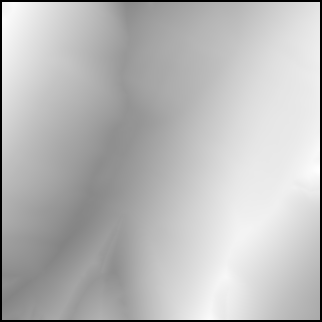
#> input picture submission/method/model/exclusion/meshes/A6/x.tif, 322 x 322 px, found by its file name; its folder holds 3 pictures in this run
$ python v1_frame_check.py
#> lines starting #> are read from the running program, lines starting #| are printed output that depends on the picture
### submission/method/model/exclusion/build_zone.py
"""build_zone.py : the A-click exclusion zone (lane P306).  Writes zone.npz (3-D points of every surface shown in any lead-A
claim image, PHerc0306B volume 20250521133212 voxels, x/y/z) and zone.json (provenance).

Zone surface = union of
  (1) mesh V5Rc (claim versions 2, 3, 4, 4b, 4c and the v5 builds): every mesh point whose render pixel lies in the context /
      main-image window u -30..+30 x v -20..+15 mm (claim frame u = -36 + x/K, v = -21 + y/K, K = 115.741 px/mm; claimlib_v2.CTX).
      All supplementary views of v2-v5 (threshold rungs, single models, big box, blank control R, mirror box+3 mm, letter
      table, side-by-side, form overlays) are crops of this window.  Margin: +2 mm each side on top (u -32..+32, v -22..+17).
  (2) mesh w074own auto_grown_20261012144243662 (claim version 1, 14 Oct): levelled frame of the v1 image json
      (centre, line_dir, down_dir in render px); v1 view u -24..16 x v -11..8 mm and its 60 x 36 mm context jpg; we take the
      superset u -34..+30 x v -20..+18 mm plus the same 2 mm margin.
The 2.0 mm 3-D buffer is applied by check.py (distance of a candidate pixel's 3-D point to the nearest zone point).
Meshes are densified 4x (bilinear inside quads whose 4 corners are valid) so the point spacing is <= 5 render px (0.043 mm).
"""
import json, hashlib, os
import numpy as np, tifffile

W = '/home/liam/projects/vesuvius-work'
HERE = os.path.dirname(os.path.abspath(__file__))
K = 115.741
V5RC = f'{W}/x_req/20261020/A10/PHerc0306B_w074_claim_v4c/mesh/PHerc0306B_20250521133212_w074own_touchup_V5Rc'
V1 = f'{W}/CANDIDATES/SUBMISSION_FINAL_PHerc0306B/mesh/PHerc0306B_20250521133212_w074own_auto_grown_20261012144243662'
V1JSON = f'{W}/CANDIDATES/SUBMISSION_FINAL_PHerc0306B/PHerc0306B_20250521133212_w074own_auto_grown_20261012144243662.json'
MARGIN = 2.0
UP = 4


def sha(p):
    return hashlib.sha256(open(p, 'rb').read()).hexdigest()


def load(mesh):
    P = np.stack([tifffile.imread(f'{mesh}/{a}.tif').astype(np.float64) for a in 'xyz'], -1)
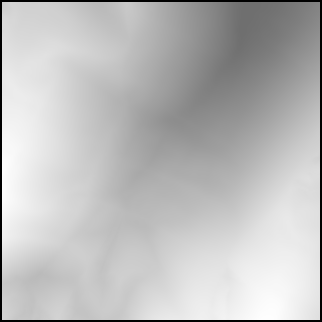
#> input picture submission/method/model/exclusion/meshes/A6/y.tif, 322 x 322 px, found by its file name
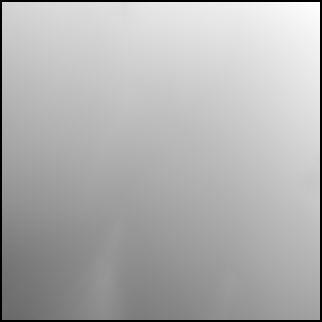
#> input picture submission/method/model/exclusion/meshes/A6/z.tif, 322 x 322 px, found by its file name
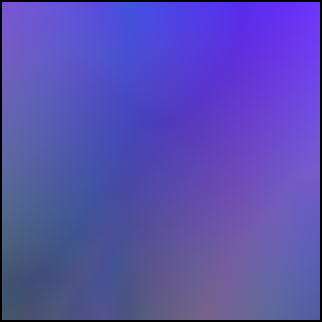
#> P: shape (322, 322, 3) float64; mean R, G, B 4597.1, 4021.8, 9123.5; drawn with min black and max white
#> (the run stopped early here; a loop or call above may not have finished)
